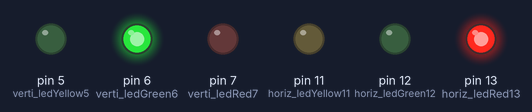
Bench run of a sketch on a simulated Arduino Uno, built with avr-gcc and run on an emulated ATmega328P. On the bench: output pins drawn as LEDs (lit = HIGH).

Above: at 1.5 s.
At 3.5 s:
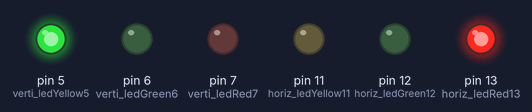
At 5.5 s:
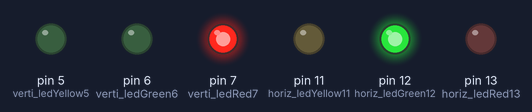
At 7.5 s:
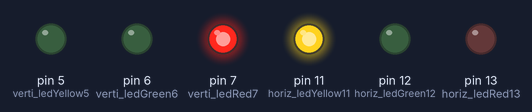
Timing chart, 0 to 10.4 s (numbered marks = the images above):
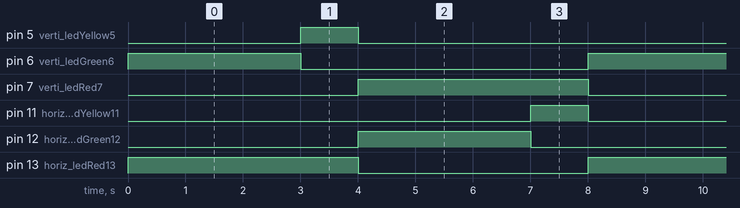

The sketch:

traffic_light_control_system.ino
```cpp
int horiz_ledRed13 = 13;
int horiz_ledGreen12 = 12;
int horiz_ledYellow11 = 11;

int verti_ledRed7 = 7;
int verti_ledGreen6 = 6;
int verti_ledYellow5 = 5;

void setup() {
  pinMode(horiz_ledRed13, OUTPUT);
  pinMode(horiz_ledGreen12, OUTPUT);
  pinMode(horiz_ledYellow11, OUTPUT);

  pinMode(verti_ledRed7, OUTPUT);
  pinMode(verti_ledGreen6, OUTPUT);
  pinMode(verti_ledYellow5, OUTPUT);
}

void loop() {
  digitalWrite(horiz_ledRed13, HIGH);
  digitalWrite(verti_ledGreen6, HIGH);
  delay(3000);
  digitalWrite(verti_ledGreen6, LOW);
  digitalWrite(verti_ledYellow5, HIGH);
  delay(1000);
  digitalWrite(verti_ledYellow5, LOW);
  digitalWrite(horiz_ledRed13, LOW);

  digitalWrite(horiz_ledGreen12, HIGH);
  digitalWrite(verti_ledRed7, HIGH);
  delay(3000);
  digitalWrite(horiz_ledGreen12, LOW);
  digitalWrite(horiz_ledYellow11, HIGH);
  delay(1000);
  digitalWrite(horiz_ledYellow11, LOW);
  digitalWrite(verti_ledRed7, LOW);
}
```

Measured:
- by itself, pin 5 (verti_ledYellow5), pin 11 (horiz_ledYellow11): alternates HIGH for 1.0 s and LOW for 7.0 s
- by itself, pin 6 (verti_ledGreen6), pin 12 (horiz_ledGreen12): alternates HIGH for 3.0 s and LOW for 5.0 s
- by itself, pin 7 (verti_ledRed7), pin 13 (horiz_ledRed13): alternates HIGH for 4.0 s and LOW for 4.0 s
